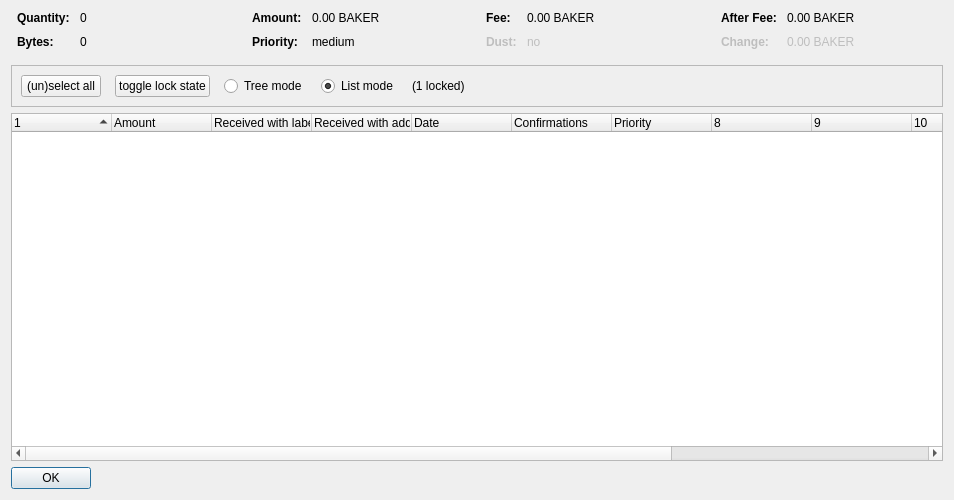
<?xml version="1.0" encoding="UTF-8"?>
<ui version="4.0">
 <class>CoinControlDialog</class>
 <widget class="QDialog" name="CoinControlDialog">
  <property name="geometry">
   <rect>
    <x>0</x>
    <y>0</y>
    <width>954</width>
    <height>500</height>
   </rect>
  </property>
  <property name="windowTitle">
   <string>Coin Selection</string>
  </property>
  <layout class="QVBoxLayout" name="verticalLayout">
   <item>
    <layout class="QHBoxLayout" name="horizontalLayoutTop" stretch="0,0,0,0">
     <property name="topMargin">
      <number>0</number>
     </property>
     <property name="bottomMargin">
      <number>10</number>
     </property>
     <item>
      <layout class="QFormLayout" name="formLayoutCoinControl1">
       <property name="horizontalSpacing">
        <number>10</number>
       </property>
       <property name="verticalSpacing">
        <number>10</number>
       </property>
       <property name="leftMargin">
        <number>6</number>
       </property>
       <property name="rightMargin">
        <number>6</number>
       </property>
       <item row="0" column="0">
        <widget class="QLabel" name="labelCoinControlQuantityText">
         <property name="font">
          <font>
           <weight>75</weight>
           <bold>true</bold>
          </font>
         </property>
         <property name="text">
          <string>Quantity:</string>
         </property>
        </widget>
       </item>
       <item row="0" column="1">
        <widget class="QLabel" name="labelCoinControlQuantity">
         <property name="cursor">
          <cursorShape>IBeamCursor</cursorShape>
         </property>
         <property name="contextMenuPolicy">
          <enum>Qt::ActionsContextMenu</enum>
         </property>
         <property name="text">
          <string notr="true">0</string>
         </property>
         <property name="textInteractionFlags">
          <set>Qt::LinksAccessibleByMouse|Qt::TextSelectableByKeyboard|Qt::TextSelectableByMouse</set>
         </property>
        </widget>
       </item>
       <item row="1" column="0">
        <widget class="QLabel" name="labelCoinControlBytesText">
         <property name="font">
          <font>
           <weight>75</weight>
           <bold>true</bold>
          </font>
         </property>
         <property name="text">
          <string>Bytes:</string>
         </property>
        </widget>
       </item>
       <item row="1" column="1">
        <widget class="QLabel" name="labelCoinControlBytes">
         <property name="cursor">
          <cursorShape>IBeamCursor</cursorShape>
         </property>
         <property name="contextMenuPolicy">
          <enum>Qt::ActionsContextMenu</enum>
         </property>
         <property name="text">
          <string notr="true">0</string>
         </property>
         <property name="textInteractionFlags">
          <set>Qt::LinksAccessibleByMouse|Qt::TextSelectableByKeyboard|Qt::TextSelectableByMouse</set>
         </property>
        </widget>
       </item>
      </layout>
     </item>
     <item>
      <layout class="QFormLayout" name="formLayoutCoinControl2">
       <property name="horizontalSpacing">
        <number>10</number>
       </property>
       <property name="verticalSpacing">
        <number>10</number>
       </property>
       <property name="leftMargin">
        <number>6</number>
       </property>
       <property name="rightMargin">
        <number>6</number>
       </property>
       <item row="0" column="0">
        <widget class="QLabel" name="labelCoinControlAmountText">
         <property name="font">
          <font>
           <weight>75</weight>
           <bold>true</bold>
          </font>
         </property>
         <property name="text">
          <string>Amount:</string>
         </property>
        </widget>
       </item>
       <item row="0" column="1">
        <widget class="QLabel" name="labelCoinControlAmount">
         <property name="cursor">
          <cursorShape>IBeamCursor</cursorShape>
         </property>
         <property name="contextMenuPolicy">
          <enum>Qt::ActionsContextMenu</enum>
         </property>
         <property name="text">
          <string notr="true">0.00 BAKER</string>
         </property>
         <property name="textInteractionFlags">
          <set>Qt::LinksAccessibleByMouse|Qt::TextSelectableByKeyboard|Qt::TextSelectableByMouse</set>
         </property>
        </widget>
       </item>
       <item row="1" column="0">
        <widget class="QLabel" name="labelCoinControlPriorityText">
         <property name="font">
          <font>
           <weight>75</weight>
           <bold>true</bold>
          </font>
         </property>
         <property name="text">
          <string>Priority:</string>
         </property>
        </widget>
       </item>
       <item row="1" column="1">
        <widget class="QLabel" name="labelCoinControlPriority">
         <property name="cursor">
          <cursorShape>IBeamCursor</cursorShape>
         </property>
         <property name="contextMenuPolicy">
          <enum>Qt::ActionsContextMenu</enum>
         </property>
         <property name="text">
          <string>medium</string>
         </property>
         <property name="textInteractionFlags">
          <set>Qt::LinksAccessibleByMouse|Qt::TextSelectableByKeyboard|Qt::TextSelectableByMouse</set>
         </property>
        </widget>
       </item>
      </layout>
     </item>
     <item>
      <layout class="QFormLayout" name="formLayoutCoinControl3">
       <property name="horizontalSpacing">
        <number>10</number>
       </property>
       <property name="verticalSpacing">
        <number>10</number>
       </property>
       <property name="leftMargin">
        <number>6</number>
       </property>
       <property name="rightMargin">
        <number>6</number>
       </property>
       <item row="0" column="0">
        <widget class="QLabel" name="labelCoinControlFeeText">
         <property name="font">
          <font>
           <weight>75</weight>
           <bold>true</bold>
          </font>
         </property>
         <property name="text">
          <string>Fee:</string>
         </property>
        </widget>
       </item>
       <item row="0" column="1">
        <widget class="QLabel" name="labelCoinControlFee">
         <property name="cursor">
          <cursorShape>IBeamCursor</cursorShape>
         </property>
         <property name="contextMenuPolicy">
          <enum>Qt::ActionsContextMenu</enum>
         </property>
         <property name="text">
          <string notr="true">0.00 BAKER</string>
         </property>
         <property name="textInteractionFlags">
          <set>Qt::LinksAccessibleByMouse|Qt::TextSelectableByKeyboard|Qt::TextSelectableByMouse</set>
         </property>
        </widget>
       </item>
       <item row="1" column="0">
        <widget class="QLabel" name="labelCoinControlLowOutputText">
         <property name="enabled">
          <bool>false</bool>
         </property>
         <property name="font">
          <font>
           <weight>75</weight>
           <bold>true</bold>
          </font>
         </property>
         <property name="text">
          <string>Dust:</string>
         </property>
        </widget>
       </item>
       <item row="1" column="1">
        <widget class="QLabel" name="labelCoinControlLowOutput">
         <property name="enabled">
          <bool>false</bool>
         </property>
         <property name="cursor">
          <cursorShape>IBeamCursor</cursorShape>
         </property>
         <property name="contextMenuPolicy">
          <enum>Qt::ActionsContextMenu</enum>
         </property>
         <property name="text">
          <string>no</string>
         </property>
         <property name="textInteractionFlags">
          <set>Qt::LinksAccessibleByMouse|Qt::TextSelectableByKeyboard|Qt::TextSelectableByMouse</set>
         </property>
        </widget>
       </item>
      </layout>
     </item>
     <item>
      <layout class="QFormLayout" name="formLayoutCoinControl4">
       <property name="horizontalSpacing">
        <number>10</number>
       </property>
       <property name="verticalSpacing">
        <number>10</number>
       </property>
       <property name="leftMargin">
        <number>6</number>
       </property>
       <property name="rightMargin">
        <number>6</number>
       </property>
       <item row="0" column="0">
        <widget class="QLabel" name="labelCoinControlAfterFeeText">
         <property name="font">
          <font>
           <weight>75</weight>
           <bold>true</bold>
          </font>
         </property>
         <property name="text">
          <string>After Fee:</string>
         </property>
        </widget>
       </item>
       <item row="0" column="1">
        <widget class="QLabel" name="labelCoinControlAfterFee">
         <property name="cursor">
          <cursorShape>IBeamCursor</cursorShape>
         </property>
         <property name="contextMenuPolicy">
          <enum>Qt::ActionsContextMenu</enum>
         </property>
         <property name="text">
          <string notr="true">0.00 BAKER</string>
         </property>
         <property name="textInteractionFlags">
          <set>Qt::LinksAccessibleByMouse|Qt::TextSelectableByKeyboard|Qt::TextSelectableByMouse</set>
         </property>
        </widget>
       </item>
       <item row="1" column="0">
        <widget class="QLabel" name="labelCoinControlChangeText">
         <property name="enabled">
          <bool>false</bool>
         </property>
         <property name="font">
          <font>
           <weight>75</weight>
           <bold>true</bold>
          </font>
         </property>
         <property name="text">
          <string>Change:</string>
         </property>
        </widget>
       </item>
       <item row="1" column="1">
        <widget class="QLabel" name="labelCoinControlChange">
         <property name="enabled">
          <bool>false</bool>
         </property>
         <property name="cursor">
          <cursorShape>IBeamCursor</cursorShape>
         </property>
         <property name="contextMenuPolicy">
          <enum>Qt::ActionsContextMenu</enum>
         </property>
         <property name="text">
          <string notr="true">0.00 BAKER</string>
         </property>
         <property name="textInteractionFlags">
          <set>Qt::LinksAccessibleByMouse|Qt::TextSelectableByKeyboard|Qt::TextSelectableByMouse</set>
         </property>
        </widget>
       </item>
      </layout>
     </item>
    </layout>
   </item>
   <item>
    <widget class="QFrame" name="frame">
     <property name="minimumSize">
      <size>
       <width>0</width>
       <height>40</height>
      </size>
     </property>
     <property name="frameShape">
      <enum>QFrame::StyledPanel</enum>
     </property>
     <property name="frameShadow">
      <enum>QFrame::Sunken</enum>
     </property>
     <layout class="QHBoxLayout" name="horizontalLayout">
      <item>
       <layout class="QHBoxLayout" name="horizontalLayoutPanel" stretch="0,0,0,0,0,0">
        <property name="spacing">
         <number>14</number>
        </property>
        <item>
         <widget class="QPushButton" name="pushButtonSelectAll">
          <property name="sizePolicy">
           <sizepolicy hsizetype="Maximum" vsizetype="Fixed">
            <horstretch>0</horstretch>
            <verstretch>0</verstretch>
           </sizepolicy>
          </property>
          <property name="text">
           <string>(un)select all</string>
          </property>
          <property name="autoDefault">
           <bool>false</bool>
          </property>
         </widget>
        </item>
        <item>
         <widget class="QPushButton" name="pushButtonToggleLock">
          <property name="sizePolicy">
           <sizepolicy hsizetype="Maximum" vsizetype="Fixed">
            <horstretch>0</horstretch>
            <verstretch>0</verstretch>
           </sizepolicy>
          </property>
          <property name="text">
           <string>toggle lock state</string>
          </property>
          <property name="autoDefault">
           <bool>false</bool>
          </property>
         </widget>
        </item>
        <item>
         <widget class="QRadioButton" name="radioTreeMode">
          <property name="sizePolicy">
           <sizepolicy hsizetype="Maximum" vsizetype="Fixed">
            <horstretch>0</horstretch>
            <verstretch>0</verstretch>
           </sizepolicy>
          </property>
          <property name="text">
           <string>Tree mode</string>
          </property>
         </widget>
        </item>
        <item>
         <widget class="QRadioButton" name="radioListMode">
          <property name="sizePolicy">
           <sizepolicy hsizetype="Maximum" vsizetype="Fixed">
            <horstretch>0</horstretch>
            <verstretch>0</verstretch>
           </sizepolicy>
          </property>
          <property name="text">
           <string>List mode</string>
          </property>
          <property name="checked">
           <bool>true</bool>
          </property>
         </widget>
        </item>
        <item>
         <widget class="QLabel" name="labelLocked">
          <property name="text">
           <string>(1 locked)</string>
          </property>
         </widget>
        </item>
        <item>
         <spacer name="horizontalSpacer">
          <property name="orientation">
           <enum>Qt::Horizontal</enum>
          </property>
          <property name="sizeHint" stdset="0">
           <size>
            <width>40</width>
            <height>20</height>
           </size>
          </property>
         </spacer>
        </item>
       </layout>
      </item>
     </layout>
    </widget>
   </item>
   <item>
    <widget class="CoinControlTreeWidget" name="treeWidget">
     <property name="contextMenuPolicy">
      <enum>Qt::CustomContextMenu</enum>
     </property>
     <property name="sortingEnabled">
      <bool>false</bool>
     </property>
     <property name="columnCount">
      <number>13</number>
     </property>
     <attribute name="headerShowSortIndicator" stdset="0">
      <bool>true</bool>
     </attribute>
     <attribute name="headerStretchLastSection">
      <bool>false</bool>
     </attribute>
     <column>
      <property name="text">
       <string/>
      </property>
     </column>
     <column>
      <property name="text">
       <string>Amount</string>
      </property>
     </column>
     <column>
      <property name="text">
       <string>Received with label</string>
      </property>
     </column>
     <column>
      <property name="text">
       <string>Received with address</string>
      </property>
     </column>
     <column>
      <property name="text">
       <string>Date</string>
      </property>
     </column>
     <column>
      <property name="text">
       <string>Confirmations</string>
      </property>
      <property name="toolTip">
       <string>Confirmed</string>
      </property>
     </column>
     <column>
      <property name="text">
       <string>Priority</string>
      </property>
     </column>
     <column>
      <property name="text">
       <string/>
      </property>
     </column>
     <column>
      <property name="text">
       <string/>
      </property>
     </column>
     <column>
      <property name="text">
       <string/>
      </property>
     </column>
     <column>
      <property name="text">
       <string/>
      </property>
     </column>
     <column>
      <property name="text">
       <string/>
      </property>
     </column>
    </widget>
   </item>
   <item>
    <widget class="QDialogButtonBox" name="buttonBox">
     <property name="sizePolicy">
      <sizepolicy hsizetype="Maximum" vsizetype="Fixed">
       <horstretch>0</horstretch>
       <verstretch>0</verstretch>
      </sizepolicy>
     </property>
     <property name="orientation">
      <enum>Qt::Horizontal</enum>
     </property>
     <property name="standardButtons">
      <set>QDialogButtonBox::Ok</set>
     </property>
    </widget>
   </item>
  </layout>
 </widget>
 <customwidgets>
  <customwidget>
   <class>CoinControlTreeWidget</class>
   <extends>QTreeWidget</extends>
   <header>coincontroltreewidget.h</header>
  </customwidget>
 </customwidgets>
 <resources/>
 <connections/>
</ui>
